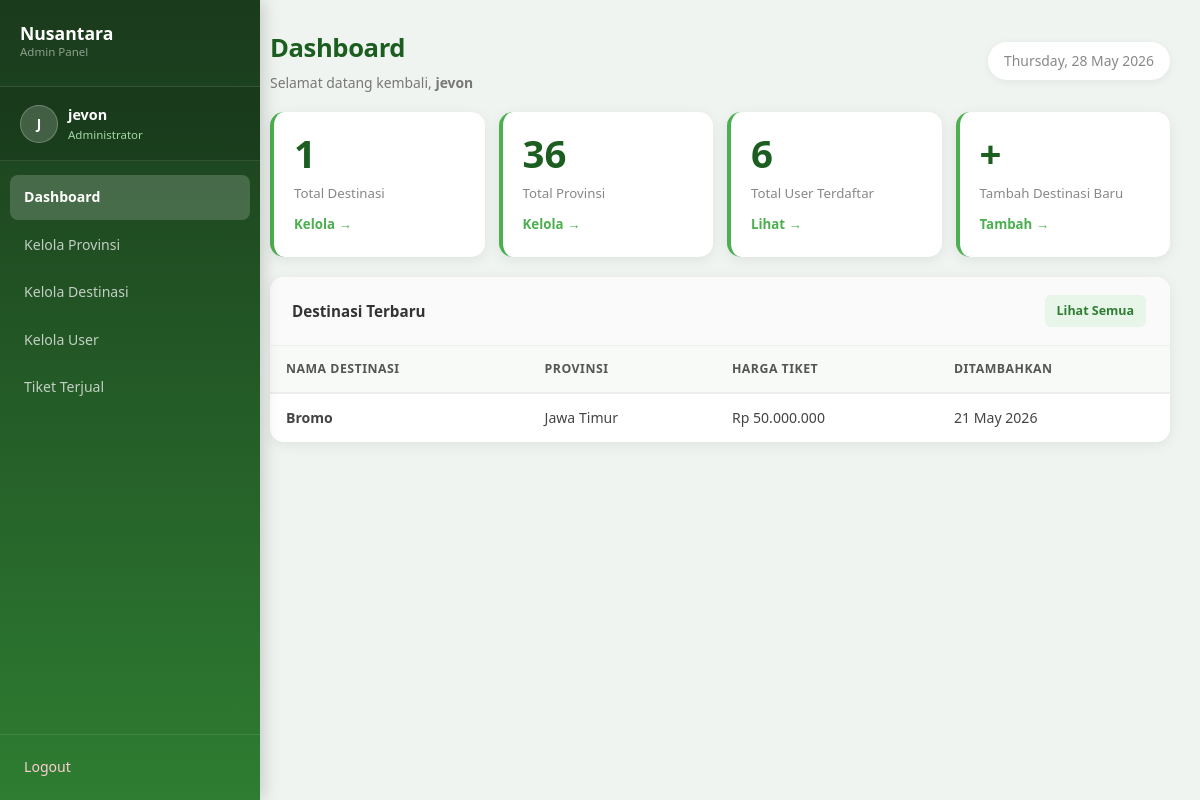
Page /admin/index.php (signed in) on the committed database.
### tables this page shows
CREATE TABLE `destinasi` (
  `id` int(11) NOT NULL,
  `provinsi_id` int(11) DEFAULT NULL,
  `nama_destinasi` varchar(150) NOT NULL,
  `provinsi` varchar(100) NOT NULL,
  `deskripsi` text NOT NULL,
  `harga` int(11) NOT NULL DEFAULT 0,
  `gambar` varchar(255) DEFAULT '',
  `created_at` timestamp NOT NULL DEFAULT current_timestamp(),
  `stok_tiket` int(11) DEFAULT 100
);

CREATE TABLE `provinsi` (
  `id` int(11) NOT NULL,
  `nama_provinsi` varchar(100) NOT NULL,
  `pulau` varchar(100) DEFAULT NULL,
  `ibu_kota` varchar(100) DEFAULT NULL,
  `populasi` varchar(50) DEFAULT NULL,
  `deskripsi` text DEFAULT NULL,
  `gambar` varchar(255) DEFAULT NULL,
  `highlight` varchar(255) DEFAULT NULL,
  `created_at` timestamp NOT NULL DEFAULT current_timestamp()
);

### admin/index.php (the view, shortened to what this page needs)
<?php
require_once '../koneksi.php';
$q_destinasi = mysqli_query($koneksi, "SELECT COUNT(*) AS total FROM destinasi");
$total_destinasi = 0;
if ($q_destinasi) {
    $row = mysqli_fetch_assoc($q_destinasi);
    $total_destinasi = $row['total'];
}
$q_user = mysqli_query($koneksi, "SELECT COUNT(*) AS total FROM users");
$total_user = 0;
if ($q_user) {
    $row = mysqli_fetch_assoc($q_user);
    $total_user = $row['total'];
}
$q_provinsi = mysqli_query($koneksi, "SELECT COUNT(*) AS total FROM provinsi");
$total_provinsi = 0;
if ($q_provinsi) {
    $row = mysqli_fetch_assoc($q_provinsi);
    $total_provinsi = $row['total'];
}
$q_terbaru = mysqli_query(
    $koneksi,
    "SELECT d.nama_destinasi, p.nama_provinsi, d.harga, d.created_at
    FROM destinasi d
    LEFT JOIN provinsi p ON d.provinsi_id = p.id
    ORDER BY d.created_at DESC
    LIMIT 5"
);
?>
<!DOCTYPE html>
<html lang="id">
<head>
    <link rel="stylesheet" href="assets/css/admin.css">
</head>
<body class="admin-body">
    <?php require_once '_sidebar.php'; ?>
    <div class="page-header">
        <div>
            <h1 class="page-title">Dashboard</h1>
            <p class="page-sub">Selamat datang kembali, <strong><?= htmlspecialchars($_SESSION['admin_username']) ?></strong></p>
        </div>
        <div class="header-date">
            <?= date('l, d F Y') ?>
        </div>
    </div>
    <div class="stats-grid">
        <div class="stat-card">
            <div class="stat-number"><?= $total_destinasi ?></div>
            <div class="stat-label">Total Destinasi</div>
            <a href="destinasi.php" class="stat-link">Kelola &rarr;</a>
        </div>
        <div class="stat-card">
            <div class="stat-number"><?= $total_provinsi ?></div>
            <div class="stat-label">Total Provinsi</div>
            <a href="provinsi.php" class="stat-link">Kelola &rarr;</a>
        </div>
        <div class="stat-card">
            <div class="stat-number"><?= $total_user ?></div>
            <div class="stat-label">Total User Terdaftar</div>
            <a href="user.php" class="stat-link">Lihat &rarr;</a>
        </div>
        <div class="stat-card">
            <div class="stat-number">+</div>
            <div class="stat-label">Tambah Destinasi Baru</div>
            <a href="destinasi_tambah.php" class="stat-link">Tambah &rarr;</a>
        </div>
    </div>
    <div class="admin-card">
        <div class="card-header">
            <h3>Destinasi Terbaru</h3>
            <a href="destinasi.php" class="btn-sm btn-green">Lihat Semua</a>
        </div>
        <table class="admin-table">
            <thead>
                <tr>
                    <th>Nama Destinasi</th>
                    <th>Provinsi</th>
                    <th>Harga Tiket</th>
                    <th>Ditambahkan</th>
                </tr>
            </thead>
            <tbody>
                <?php if ($q_terbaru && mysqli_num_rows($q_terbaru) > 0): ?>
                    <?php while ($row = mysqli_fetch_assoc($q_terbaru)): ?>
                        <tr>
                            <td><strong><?= htmlspecialchars($row['nama_destinasi']) ?></strong></td>
                            <td><?= htmlspecialchars($row['nama_provinsi'] ?? 'Tanpa Provinsi') ?></td>
                            <td>Rp <?= number_format($row['harga'], 0, ',', '.') ?></td>
                            <td><?= date('d M Y', strtotime($row['created_at'])) ?></td>
                        </tr>
                    <?php endwhile; ?>
                <?php endif; ?>
            </tbody>
        </table>
    </div>
    </main>
    </div>
</body>
</html>

### admin/assets/css/admin.css (style rules this page uses)
*, *::before, *::after { box-sizing: border-box; margin: 0; padding: 0; }
body { font-family: 'Segoe UI', Tahoma, Geneva, Verdana, sans-serif; line-height: 1.6; }
.admin-body { background: #f0f4f0; min-height: 100vh; }
.page-header { display: flex; justify-content: space-between; align-items: center; margin-bottom: 18px; flex-wrap: wrap; gap: 12px; }
.page-title { font-size: 1.6rem; color: #1b5e20; font-weight: 800; margin-bottom: 3px; letter-spacing: -0.4px; }
.page-sub { color: #777; font-size: 0.87rem; }
.header-date { color: #888; font-size: 0.87rem; background: white; padding: 8px 16px; border-radius: 20px; box-shadow: 0 2px 8px rgba(0,0,0,0.06); }
.stats-grid { display: grid; grid-template-columns: repeat(auto-fill, minmax(200px, 1fr)); gap: 14px; margin-bottom: 20px; }
.stat-card { background: white; border-radius: 14px; padding: 22px 20px; display: flex; flex-direction: column; gap: 10px; box-shadow: 0 3px 14px rgba(0,0,0,0.07); border-left: 4px solid #4CAF50; transition: transform 0.2s, box-shadow 0.2s; }
.stat-number { font-size: 2.4rem; font-weight: 800; color: #1b5e20; line-height: 1; }
.stat-label { color: #888; font-size: 0.83rem; font-weight: 500; }
.stat-link { color: #4CAF50; font-size: 0.83rem; font-weight: 600; text-decoration: none; align-self: flex-start; }
.admin-card { background: white; border-radius: 14px; box-shadow: 0 3px 14px rgba(0,0,0,0.07); overflow: hidden; margin-bottom: 22px; }
.card-header { display: flex; justify-content: space-between; align-items: center; padding: 16px 22px; border-bottom: 1px solid #f0f0f0; background: #fafafa; }
.card-header h3 { font-size: 0.95rem; color: #333; font-weight: 700; }
.admin-table { width: 100%; border-collapse: collapse; font-size: 0.88rem; }
.admin-table thead tr { background: #f8faf8; }
.admin-table th { padding: 13px 16px; text-align: left; font-weight: 700; color: #555; font-size: 0.77rem; text-transform: uppercase; letter-spacing: 0.5px; border-bottom: 2px solid #eee; }
.admin-table td { padding: 13px 16px; border-bottom: 1px solid #f5f5f5; color: #444; vertical-align: middle; }
.admin-table tbody tr:last-child td { border-bottom: none; }
.btn-sm { display: inline-block; padding: 6px 12px; border-radius: 6px; font-size: 0.78rem; font-weight: 600; cursor: pointer; transition: transform 0.15s, opacity 0.15s; margin: 2px; white-space: nowrap; text-decoration: none; border: none; }
.btn-green { background: #e8f5e9; color: #2e7d32; }

### rows in the picture
destinasi: nama_destinasi "Bromo", provinsi.nama_provinsi "Jawa Timur", harga "50.000.000", created_at "21 May 2026"

### other values in the picture
substr($_SESSION['admin_username'], 0, 1) "J"
$_SESSION['admin_username'] "jevon"
$total_destinasi "1"
$total_provinsi "36"
$total_user "6"
